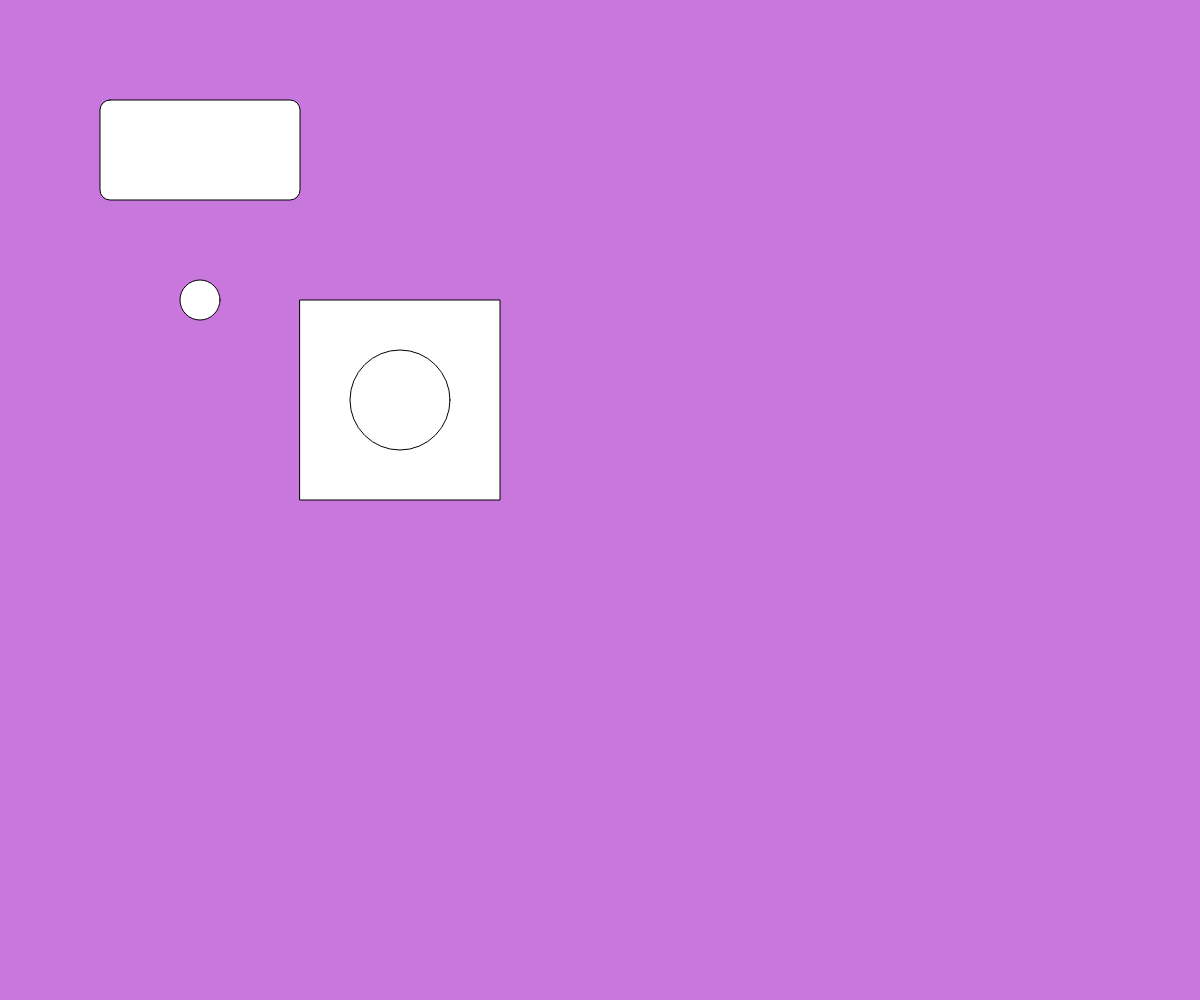
Frame 1 (no input)
Frame 60 (no input): identical to frame 1, image omitted
Frame 120 (the mouse pressed at the canvas centre since frame 60): identical to frame 1, image omitted

The p5.js sketch that drew this single still picture (run headless with seeded random() and noise() and a simulated clock; from frame 60 on, the mouse is pressed at the canvas centre):

// p5.js sketch
// ── sketch.js
function setup() {
  createCanvas(windowWidth, windowHeight);
  background(200, 120, 220); 
  rect(100, 100, 200, 100, 10);
  ellipse(200, 300, 40);

  let rectX = 300;
  let rectY = 300; 
  let rectW = 200;

  rect(rectX, rectY, rectW);
  ellipse(rectX + rectW/2, rectY + rectW/2, 100);
}

function draw() {
}
